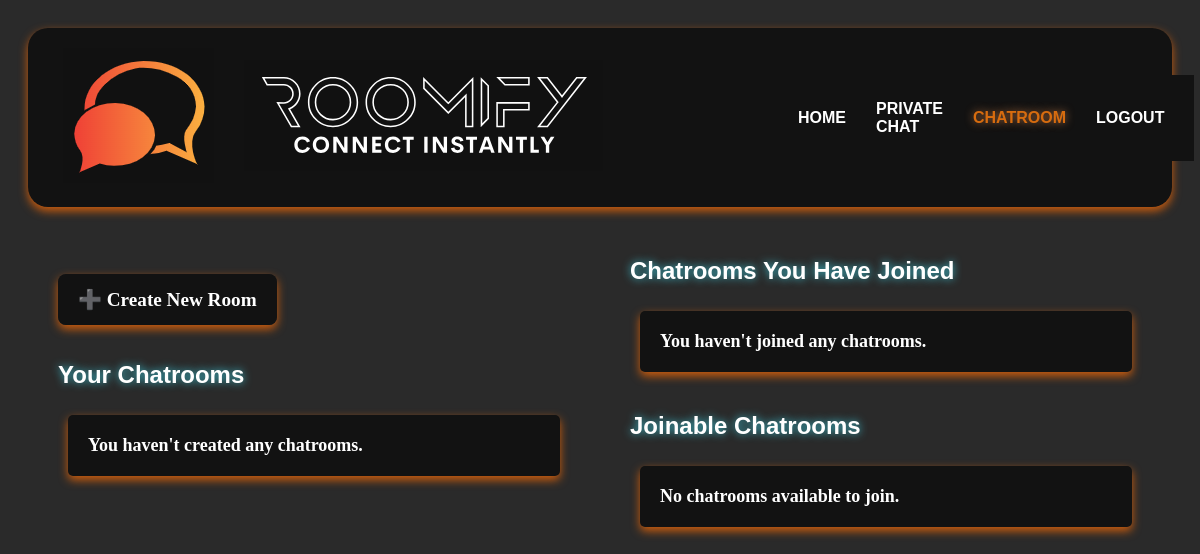
Page /chatroom/ (signed in) on the earlier database version.
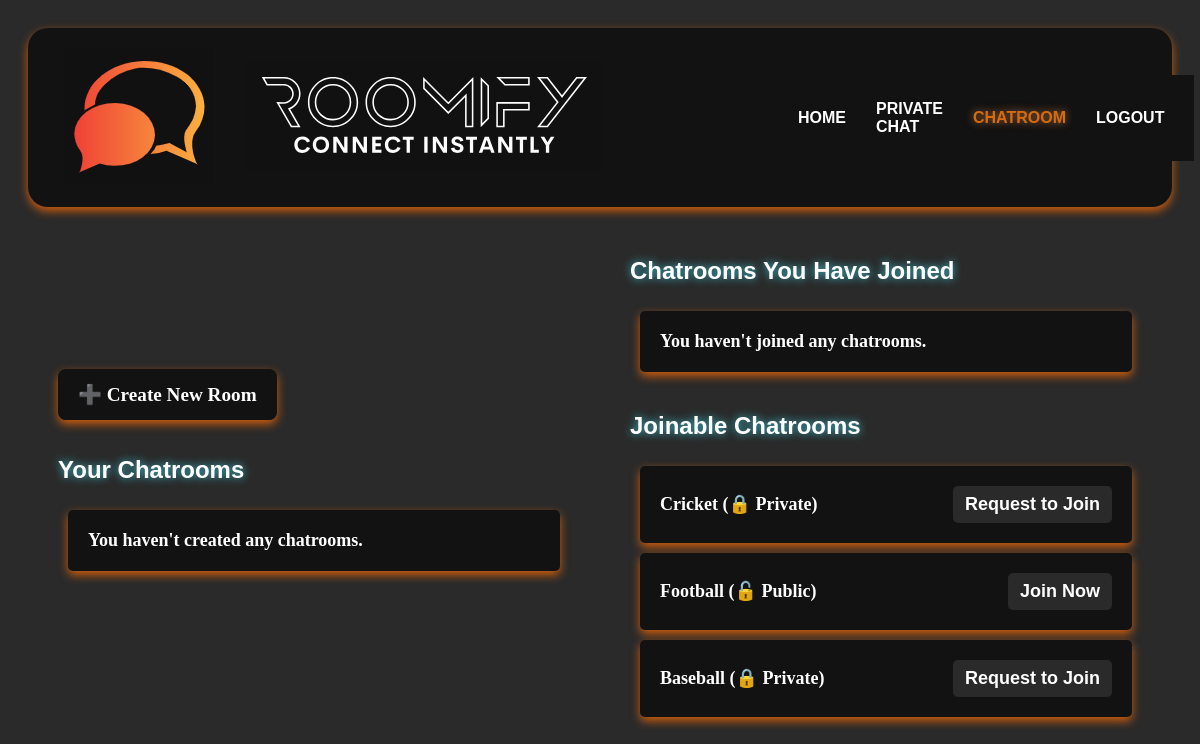
Same page on the later database version.
### chat/models.py (models this page shows, shortened)
class ChatRoom(models.Model):
    name = models.CharField(max_length=255, unique=True)  # Room name
    created_by = models.ForeignKey(User, on_delete=models.CASCADE, related_name="created_rooms")  # Room creator
    participants = models.ManyToManyField(User, related_name="chat_rooms")  # Users in the room
    private = models.BooleanField(default=False)  # True = Private, False = Public
    created_at = models.DateTimeField(auto_now_add=True)  # Timestamp when room was created

### chat/views.py (the view)
# urls.py: path("chatroom/", chatroom_view, name="chatroom_view"),
@login_required
def chatroom_view(request):
    owned_chatrooms = ChatRoom.objects.filter(created_by=request.user)
    joined_chatrooms = ChatRoom.objects.filter(participants=request.user)
    joinable_chatrooms = ChatRoom.objects.exclude(participants=request.user).exclude(created_by=request.user)
    return render(request, "chat/chatroom.html", {
        "owned_chatrooms": owned_chatrooms,
        "joined_chatrooms": joined_chatrooms,
        "joinable_chatrooms": joinable_chatrooms
    })

### chat/templates/chat/chatroom.html (shortened to what this page needs)
<!DOCTYPE html>
<html lang="en">
<head>
</head>
<body>
    <div class="header">
        <div class="logo" id="logo1">
            {% load static %}
            <img src="{% static 'Logo.png' %}" alt="Roomify Logo">
        </div>
        <div class="logo" id="logo2">
            {% load static %}
            <img src="{% static 'Title1.png' %}" alt="Roomify Title">
        </div>
        <div class="logo">
        <nav class="navbar-custom">
            <a href="{% url 'home' %}">Home</a>
            <a href="{% url 'private_chat' %}">Private Chat</a>
            <a href="{% url 'chatroom_view' %}" id="currnav">Chatroom</a>
            <a href="{% url 'logout' %}">Logout</a>
    </nav>
        </div>
    </div>
    <div class="container mt-4">
        <div class="section1">
            <div class="create-room">
                <a href="{% url 'create_chatroom' %}" class="create-btn">➕ Create New Room</a>
            </div>
            <h2>Your Chatrooms</h2>
                <ul>
                    {% for room in owned_chatrooms %}
                            <a href="{% url 'chatroom_details' room.id %}" class="chatroom-link"><li class="chatroom-item">{{ room.name }}   {% if room.private %} (🔒 Private) {% else %} (🔓 Public) {% endif %}</li></a>
                    {% empty %}
                        <li>You haven't created any chatrooms.</li>
                    {% endfor %}
                </ul>
        </div>
        <div class="section2">
                <h2>Chatrooms You Have Joined</h2>
                <ul>
                    {% for room in joined_chatrooms %}
                            <a href="{% url 'chatroom_details' room.id %}" class="chatroom-link"><li class="chatroom-item">{{ room.name }} {% if room.private %} (🔒 Private) {% else %} (🔓 Public) {% endif %}</li></a>
                    {% empty %}
                        <li>You haven't joined any chatrooms.</li>
                    {% endfor %}
                </ul>
                <h2>Joinable Chatrooms</h2>
                <ul>
                    {% for room in joinable_chatrooms %}
                        <li>
                            {{ room.name }}
                            {% if room.private %} (🔒 Private) {% else %} (🔓 Public) {% endif %}
                            <form action="{% url 'join_chatroom' room.id %}" method="POST" style="display:inline;">
                                <button type="submit">
                                    {% if room.private %} Request to Join {% else %} Join Now {% endif %}
                                </button>
                            </form>
                        </li>
                    {% empty %}
                        <li>No chatrooms available to join.</li>
                    {% endfor %}
                </ul>
        </div>
    </div>
</body>
</html>

Differences in the rows shown:
added ChatRoom: name "Cricket", private "(🔒 Private)"
added ChatRoom: name "Football", private "(🔓 Public)"
added ChatRoom: name "Baseball", private "(🔒 Private)"
Other differences:
text no longer shown: "No chatrooms available to join."
